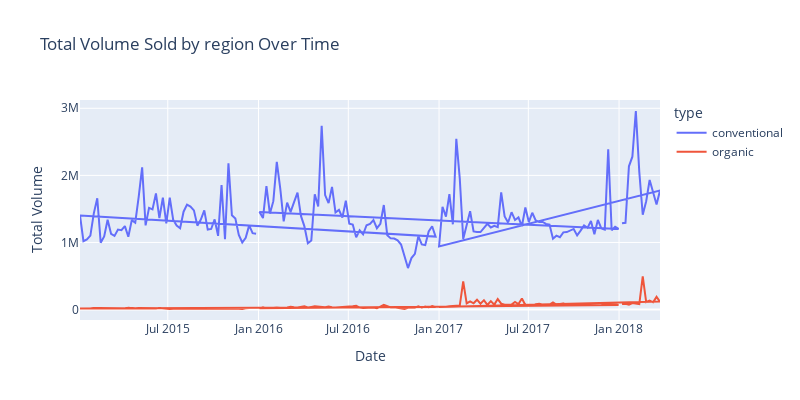

This figure's notebook cell:
### Code cell
# Plot avocado prices in Seattle over time, categorized by avocado type
fig = px.line(avocado[msk], x='Date', y='Total Volume', color='type', title='Total Volume Sold by region Over Time', height=400, width=800)
fig.show()

### Figure 1 — Plotly figure (JSON) as saved in the notebook; plotly's stock layout.template omitted (floating-point values rounded to 4 significant figures; data arrays with more than 128 entries replaced by an {"elided": "..."} marker saying what was removed)
{"data": [{"hovertemplate": "type=conventional<br>Date=%{x}<br>Total Volume=%{y}<extra></extra>", "legendgroup": "conventional", "line": {"color": "#636efa", "dash": "solid"}, "marker": {"symbol": "circle"}, "mode": "lines", "name": "conventional", "orientation": "v", "showlegend": true, "type": "scatter", "x": {"elided": "169 str values"}, "xaxis": "x", "y": {"elided": "169 float values"}, "yaxis": "y"}, {"hovertemplate": "type=organic<br>Date=%{x}<br>Total Volume=%{y}<extra></extra>", "legendgroup": "organic", "line": {"color": "#EF553B", "dash": "solid"}, "marker": {"symbol": "circle"}, "mode": "lines", "name": "organic", "orientation": "v", "showlegend": true, "type": "scatter", "x": {"elided": "169 str values"}, "xaxis": "x", "y": {"elided": "169 float values"}, "yaxis": "y"}], "layout": {"height": 400, "legend": {"title": {"text": "type"}, "tracegroupgap": 0}, "title": {"text": "Total Volume Sold by region Over Time"}, "width": 800, "xaxis": {"anchor": "y", "autorange": true, "domain": [0, 1], "range": ["2015-01-04", "2018-03-25"], "title": {"text": "Date"}, "type": "date"}, "yaxis": {"anchor": "x", "autorange": true, "domain": [0, 1], "range": [-155500.0, 3123000.0], "title": {"text": "Total Volume"}, "type": "linear"}}}
